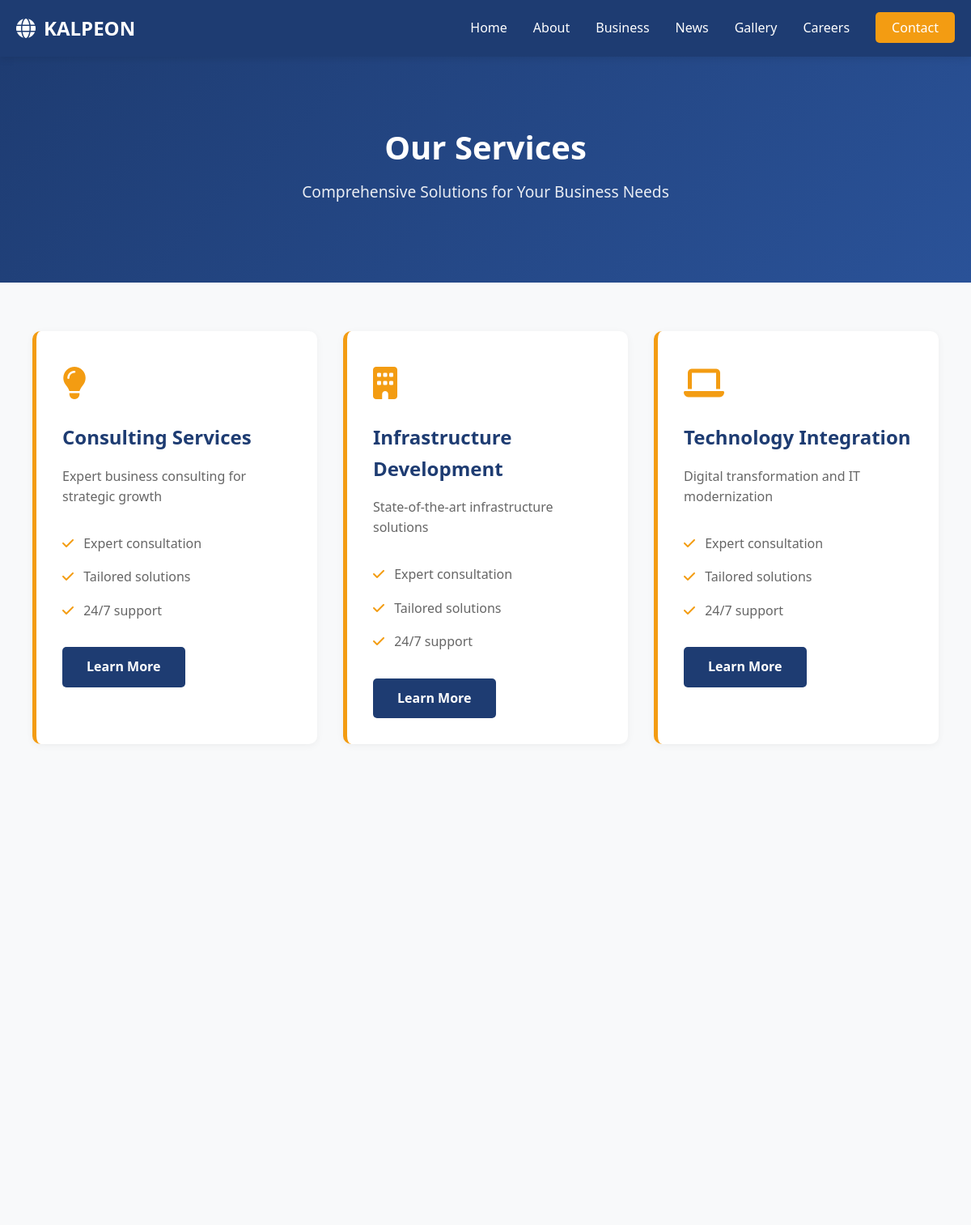
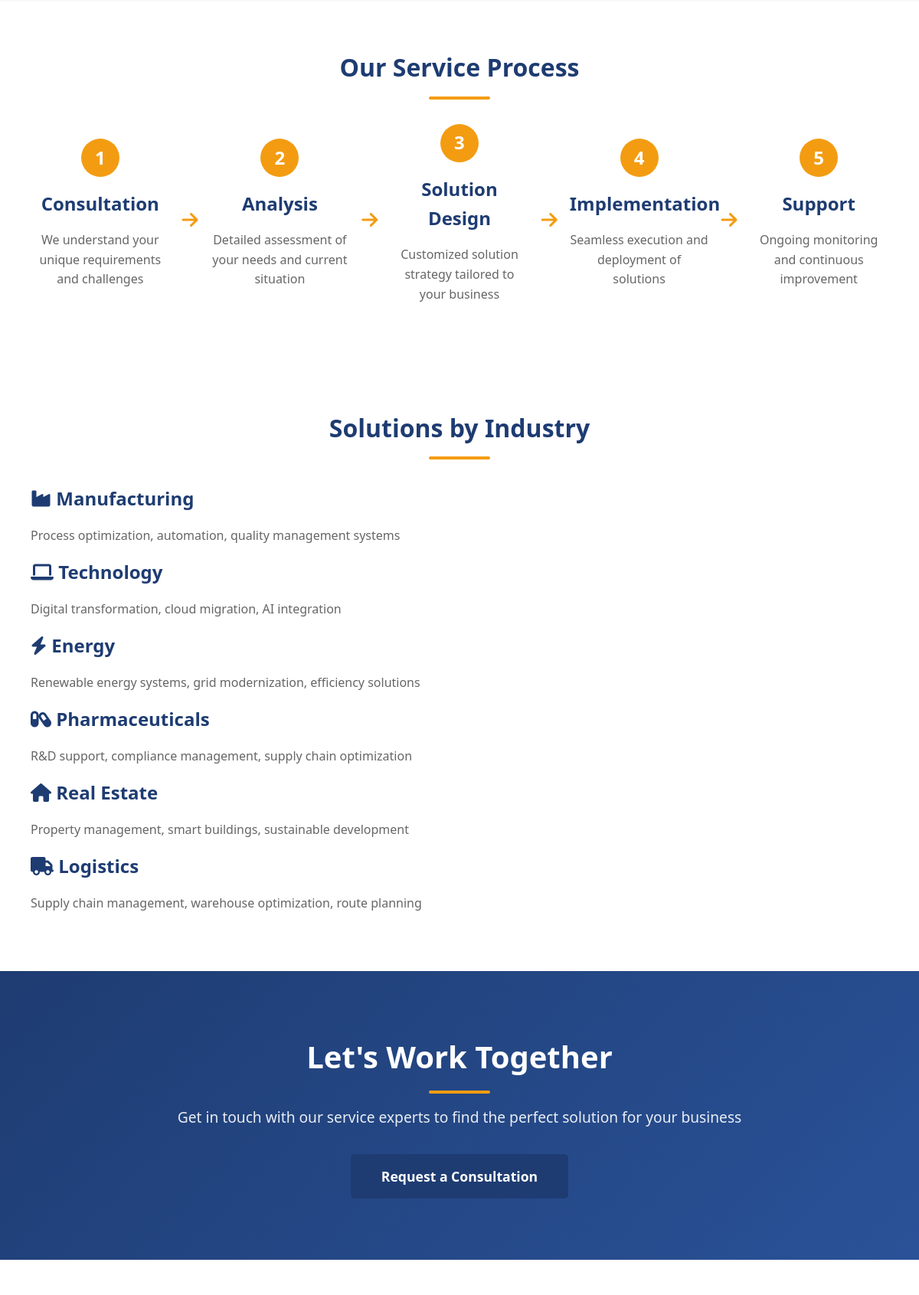
/services (upper part), run on the app's committed database (2 pictures, top to bottom).
### models.py (models this page shows, shortened)
class Service(db.Model):
    __tablename__ = 'service'
    id = db.Column(db.Integer, primary_key=True)
    title = db.Column(db.String(150), nullable=False)
    description = db.Column(db.Text, nullable=False)
    icon = db.Column(db.String(50), default='star')
    is_active = db.Column(db.Boolean, default=True)
    created_at = db.Column(db.DateTime, default=datetime.utcnow)
    updated_at = db.Column(db.DateTime, default=datetime.utcnow, onupdate=datetime.utcnow)

### app.py (the view)
@app.route('/services')
def services():
    services_list = Service.query.filter_by(is_active=True).all()
    return render_template('services.html', services=services_list)

### templates/services.html (shortened to what this page needs)
{% extends "base.html" %}
{% block content %}
<div class="page-header">
    <h1>Our Services</h1>
    <p>Comprehensive Solutions for Your Business Needs</p>
</div>
<section class="services-detailed">
    <div class="container">
        <div class="services-grid">
            {% for service in services %}
            <div class="service-card">
                <div class="service-icon">
                    {% if 'Consulting' in service.title %}
                        <i class="fas fa-lightbulb"></i>
                    {% elif 'Infrastructure' in service.title %}
                        <i class="fas fa-building"></i>
                    {% elif 'Technology' in service.title %}
                        <i class="fas fa-laptop"></i>
                    {% else %}
                        <i class="fas fa-network-wired"></i>
                    {% endif %}
                </div>
                <h3>{{ service.title }}</h3>
                <p>{{ service.description }}</p>
                <ul class="service-features">
                    <li><i class="fas fa-check"></i> Expert consultation</li>
                    <li><i class="fas fa-check"></i> Tailored solutions</li>
                    <li><i class="fas fa-check"></i> 24/7 support</li>
                </ul>
                <a href="#" class="btn btn-primary">Learn More</a>
            </div>
            {% endfor %}
        </div>
    </div>
</section>
<section class="service-process">
    <div class="container">
        <h2>Our Service Process</h2>
        <div class="process-steps">
            <div class="step">
                <div class="step-number">1</div>
                <h3>Consultation</h3>
                <p>We understand your unique requirements and challenges</p>
            </div>
            <div class="step-arrow"><i class="fas fa-arrow-right"></i></div>
            <div class="step">
                <div class="step-number">2</div>
                <h3>Analysis</h3>
                <p>Detailed assessment of your needs and current situation</p>
            </div>
            <div class="step-arrow"><i class="fas fa-arrow-right"></i></div>
            <div class="step">
                <div class="step-number">3</div>
                <h3>Solution Design</h3>
                <p>Customized solution strategy tailored to your business</p>
            </div>
            <div class="step-arrow"><i class="fas fa-arrow-right"></i></div>
            <div class="step">
                <div class="step-number">4</div>
                <h3>Implementation</h3>
                <p>Seamless execution and deployment of solutions</p>
            </div>
            <div class="step-arrow"><i class="fas fa-arrow-right"></i></div>
            <div class="step">
                <div class="step-number">5</div>
                <h3>Support</h3>
                <p>Ongoing monitoring and continuous improvement</p>
            </div>
        </div>
    </div>
</section>
<section class="industry-solutions">
    <div class="container">
        <h2>Solutions by Industry</h2>
        <div class="solutions-grid">
            <div class="solution-box">
                <h3><i class="fas fa-industry"></i> Manufacturing</h3>
                <p>Process optimization, automation, quality management systems</p>
            </div>
            <div class="solution-box">
                <h3><i class="fas fa-laptop"></i> Technology</h3>
                <p>Digital transformation, cloud migration, AI integration</p>
            </div>
            <div class="solution-box">
                <h3><i class="fas fa-bolt"></i> Energy</h3>
                <p>Renewable energy systems, grid modernization, efficiency solutions</p>
            </div>
            <div class="solution-box">
                <h3><i class="fas fa-capsules"></i> Pharmaceuticals</h3>
                <p>R&D support, compliance management, supply chain optimization</p>
            </div>
            <div class="solution-box">
                <h3><i class="fas fa-home"></i> Real Estate</h3>
                <p>Property management, smart buildings, sustainable development</p>
            </div>
            <div class="solution-box">
                <h3><i class="fas fa-truck"></i> Logistics</h3>
                <p>Supply chain management, warehouse optimization, route planning</p>
            </div>
        </div>
    </div>
</section>
<section class="service-cta">
    <div class="container">
        <h2>Let's Work Together</h2>
        <p>Get in touch with our service experts to find the perfect solution for your business</p>
        <a href="/contact" class="btn btn-primary btn-large">Request a Consultation</a>
    </div>
</section>
{% endblock %}

### static/css/style.css (style rules this page uses)
:root { --primary-color: #1e3c72; --secondary-color: #2a5298; --accent-color: #f39c12; --text-dark: #333333; --text-light: #666666; --bg-light: #f8f9fa; --border-color: #ddd; --white: #ffffff; }
* { margin: 0; padding: 0; box-sizing: border-box; }
html { scroll-behavior: smooth; }
body { font-family: 'Segoe UI', Tahoma, Geneva, Verdana, sans-serif; color: var(--text-dark); line-height: 1.6; background-color: var(--white); }
.container { max-width: 1200px; margin: 0 auto; padding: 0 20px; }
h1, h2, h3, h4, h5, h6 { color: var(--primary-color); margin-bottom: 1rem; font-weight: 600; }
h1 { font-size: 2.5rem; }
h2 { font-size: 2rem; }
h3 { font-size: 1.5rem; }
p { color: var(--text-light); margin-bottom: 1rem; }
a { color: var(--secondary-color); text-decoration: none; transition: color 0.3s ease; }
.btn { display: inline-block; padding: 12px 30px; border-radius: 5px; font-weight: 600; cursor: pointer; transition: all 0.3s ease; border: none; text-decoration: none; }
.btn-primary { background-color: var(--primary-color); color: var(--white); }
.btn-large { padding: 15px 40px; font-size: 1.1rem; }
.page-header { background: linear-gradient(135deg, var(--primary-color), var(--secondary-color)); color: var(--white); padding: 80px 20px; text-align: center; }
.page-header h1 { color: var(--white); font-size: 2.5rem; margin-bottom: 0.5rem; }
.page-header p { color: rgba(255,255,255,0.9); font-size: 1.2rem; }
section { padding: 60px 20px; }
section h2 { text-align: center; margin-bottom: 2rem; position: relative; padding-bottom: 1rem; }
section h2:after { content: ''; position: absolute; bottom: 0; left: 50%; transform: translateX(-50%); width: 80px; height: 4px; background-color: var(--accent-color); border-radius: 2px; }
.services-detailed { background-color: var(--bg-light); }
.services-grid { display: grid; grid-template-columns: repeat(auto-fit, minmax(280px, 1fr)); gap: 2rem; margin-bottom: 2rem; }
.service-card { background-color: var(--white); padding: 2rem; border-radius: 10px; transition: all 0.3s ease; box-shadow: 0 2px 10px rgba(0,0,0,0.05); border-left: 5px solid var(--accent-color); }
.service-icon { font-size: 2.5rem; color: var(--accent-color); margin-bottom: 1rem; }
.service-features { list-style: none; margin: 1.5rem 0; }
.service-features li { padding: 0.5rem 0; color: var(--text-light); }
.service-features i { color: var(--accent-color); margin-right: 0.5rem; }
.service-process { background-color: var(--white); }
.process-steps { display: flex; justify-content: space-between; align-items: center; gap: 1rem; flex-wrap: wrap; }
.step { flex: 1; min-width: 150px; text-align: center; }
.step-number { width: 50px; height: 50px; background-color: var(--accent-color); color: var(--white); border-radius: 50%; display: flex; align-items: center; justify-content: center; font-size: 1.5rem; font-weight: bold; margin: 0 auto 1rem; }
.step-arrow { color: var(--accent-color); font-size: 1.5rem; }
.cta-section, .service-cta { background: linear-gradient(135deg, var(--primary-color), var(--secondary-color)); color: var(--white); text-align: center; padding: 80px 20px; }
.cta-section h2, .service-cta h2 { color: var(--white); font-size: 2.5rem; margin-bottom: 1rem; }
.cta-section p, .service-cta p { color: rgba(255,255,255,0.9); font-size: 1.2rem; margin-bottom: 2rem; }

### data on the page
Service: title "Consulting Services", description "Expert business consulting for strategic growth"
Service: title "Infrastructure Development", description "State-of-the-art infrastructure solutions"
Service: title "Technology Integration", description "Digital transformation and IT modernization"
